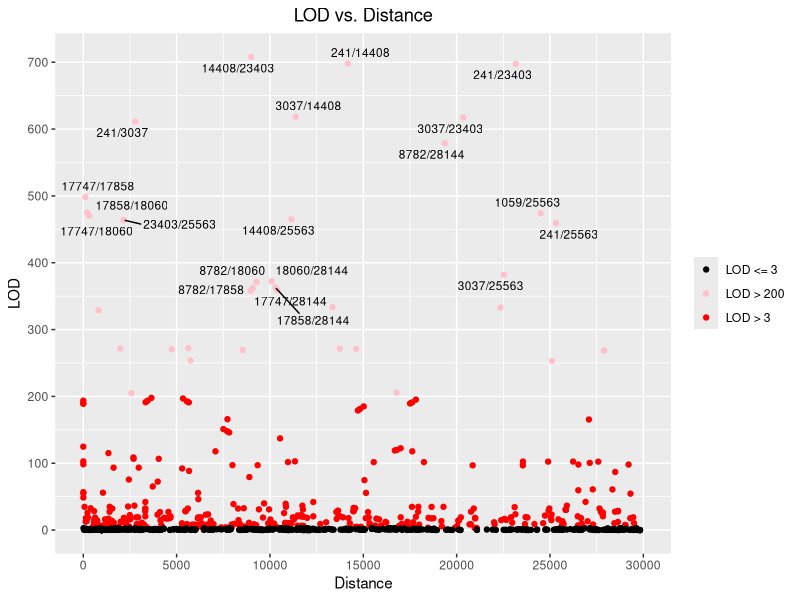
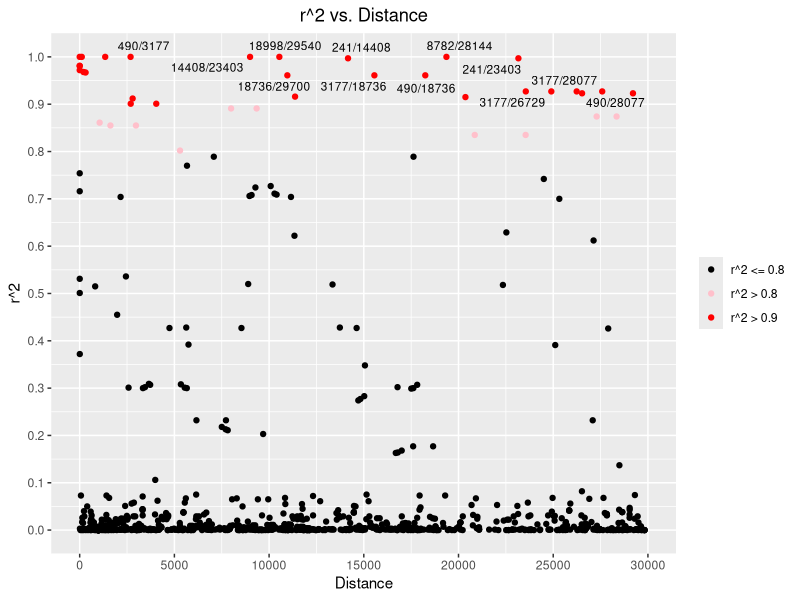

R code for these plots, in order:
if(!require("ggplot2")) {
   install.packages("ggplot2", dependencies=TRUE)
   if(!require("ggplot2")) stop ("ggplot2 not found")
}

if(!require("ggrepel")) {
   install.packages("ggrepel", dependencies=TRUE)
   if(!require("ggrepel")) stop ("ggrepel not found")
}

if(!require("tidyr")) {
   install.packages("tidyr", dependencies=TRUE)
   if(!require("tidyr")) stop ("tidyr not found")
}

if(!require("dplyr")) {
   install.packages("dplyr", dependencies=TRUE)
   if(!require("dplyr")) stop ("dplyr not found")
}

if(!require("scales")) {
   install.packages("scales", dependencies=TRUE)
   if(!require("scales")) stop ("scales not found")
}

##########################################################
## CODE FOR GENERATING VOLCANO PLOTS                    ##
## ADAPTED FROM JULIA -- SCRIPT AUTOMATICALLY GENERATED ##
## LAST MODIFIED 3/20/2019 - KBRIN BIOINFORMATICS CORE  ##
##########################################################

Sys.setenv("DISPLAY"=":0")                     ## NEED SO X11 WORKS PROPERLY
df <- read.csv("LOD_scatter.txt", header=TRUE, sep="\t")
FN <- "LOD_scatterPlot.png"                                # output file name
title <-"LOD vs. Distance"     # plot title 

df$sig <- "LOD <= 3"
df$sig[df$LOD > 3] <- "LOD > 3"
df$sig[df$LOD > 200] <- "LOD > 200"

maxCoord <- 30000
minCoord <- 0
minPVal <- min(df$p_value)
minCoord
maxCoord
maxYCoord <- max(df$LOD)
df$gene <- rownames(df)
input <- df
topGenes <- head(input, 20)                                                    # top 20 genes
topGenes

png(FN, units="in", width=10, height=5, res=300, type="cairo")

############################
## CREATE LOD scatterplot ##
############################
p = ggplot(input, aes(DISTANCE, LOD)) +
  geom_point(aes(col=sig)) +                                                         # add points colored by significance
  scale_color_manual(values=c("black", "pink", "red")) + 
  labs(title=title, x ="Distance", y = "LOD")  +
  scale_x_continuous(limits = c(minCoord, maxCoord),breaks=pretty_breaks(n=11)) +                  # limits printing every other value
  scale_y_continuous(limits = c(0, maxYCoord),breaks=pretty_breaks(n=11)) +                 # limits printing every value

  geom_text_repel(data=topGenes, aes(label=gene), size = 3) +                 # adding text for the top 20 genes
  theme(legend.title=element_blank(),plot.title = element_text(hjust = 0.5))
p
dev.off()

############################
## CREATE R^2 Scatterplot ##
############################
df <- read.csv("r2_scatter.txt", header=TRUE, sep="\t")
FN <- "r2_scatterPlot.png"                                # output file name
title <-"r^2 vs. Distance"     # plot title

df$sig <- "r^2 <= 0.8"
df$sig[df$r2 > 0.8] <- "r^2 > 0.8"
df$sig[df$r2 > 0.9] <- "r^2 > 0.9"

maxCoord <- 30000
minCoord <- 0
minCoord
maxCoord
maxYCoord <- max(df$r2)
df$gene <- rownames(df)
input <- df
topGenes <- head(input, 20)                                                    # top 20 genes
topGenes

png(FN, units="in", width=10, height=5, res=300, type="cairo")

############################
## CREATE LOD scatterplot ##
############################
p = ggplot(input, aes(DISTANCE, r2)) +
  geom_point(aes(col=sig)) +                                                         # add points colored by significance
  scale_color_manual(values=c("black", "pink", "red")) +
  labs(title=title, x ="Distance", y = "r^2")  +
  scale_x_continuous(limits = c(minCoord, maxCoord),breaks=pretty_breaks(n=11)) +                  # limits printing every other value
  scale_y_continuous(limits = c(0, maxYCoord),breaks=pretty_breaks(n=11)) +                 # limits printing every value

  geom_text_repel(data=topGenes, aes(label=gene), size = 3) +                 # adding text for the top 20 genes
  theme(legend.title=element_blank(),plot.title = element_text(hjust = 0.5))
p
dev.off()


#####################################
## END OF R CODE FOR VOLCANO PLOTS ##
#####################################
sessionInfo()